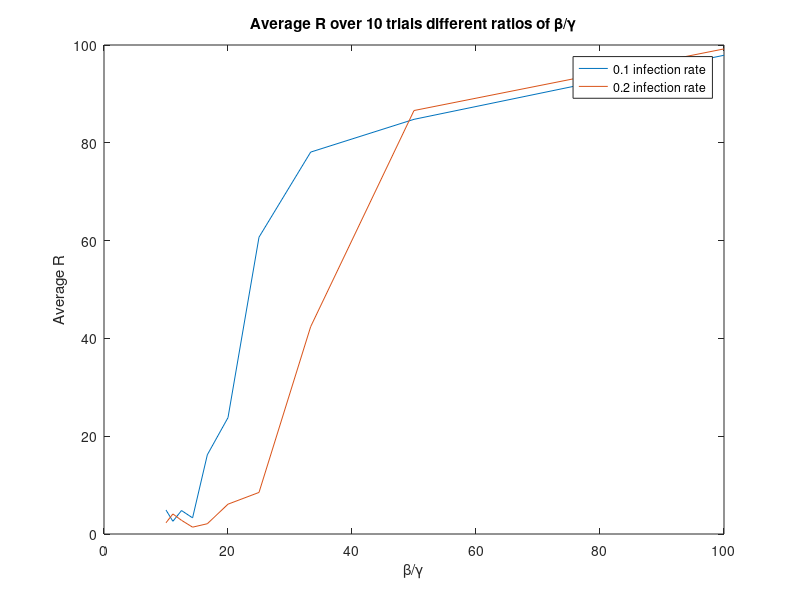

Here is the MATLAB script that generated this plot:
% -------------------------------------------------------------------
%  Generated by MATLAB on 17-Nov-2016 20:26:03
%  MATLAB version: 9.0.0.341360 (R2016a)
% -------------------------------------------------------------------
clear;
clc;

numberOfTrials = 10;
infectionRates = [0.1 0.2];

statistics = ...
  [100 97.9 99.2;
  50 84.8 86.6;
  33.333333333333336 78.1 42.4;
  25 60.7 8.5;
  20 23.8 6.1;
  16.666666666666668 16.2 2.1;
  14.285714285714286 3.3 1.4;
  12.5 4.8 2.8;
  11.111111111111111 2.6 4.1;
  10 4.9 2.3];
 
plot(statistics(:,1), statistics(:,2), statistics(:,1),statistics(:,3));
legend('0.1 infection rate', '0.2 infection rate');
xlabel(sprintf('\\beta/\\gamma'));
ylabel('Average R');
title(sprintf('Average R over 10 trials different ratios of \\beta/\\gamma'));